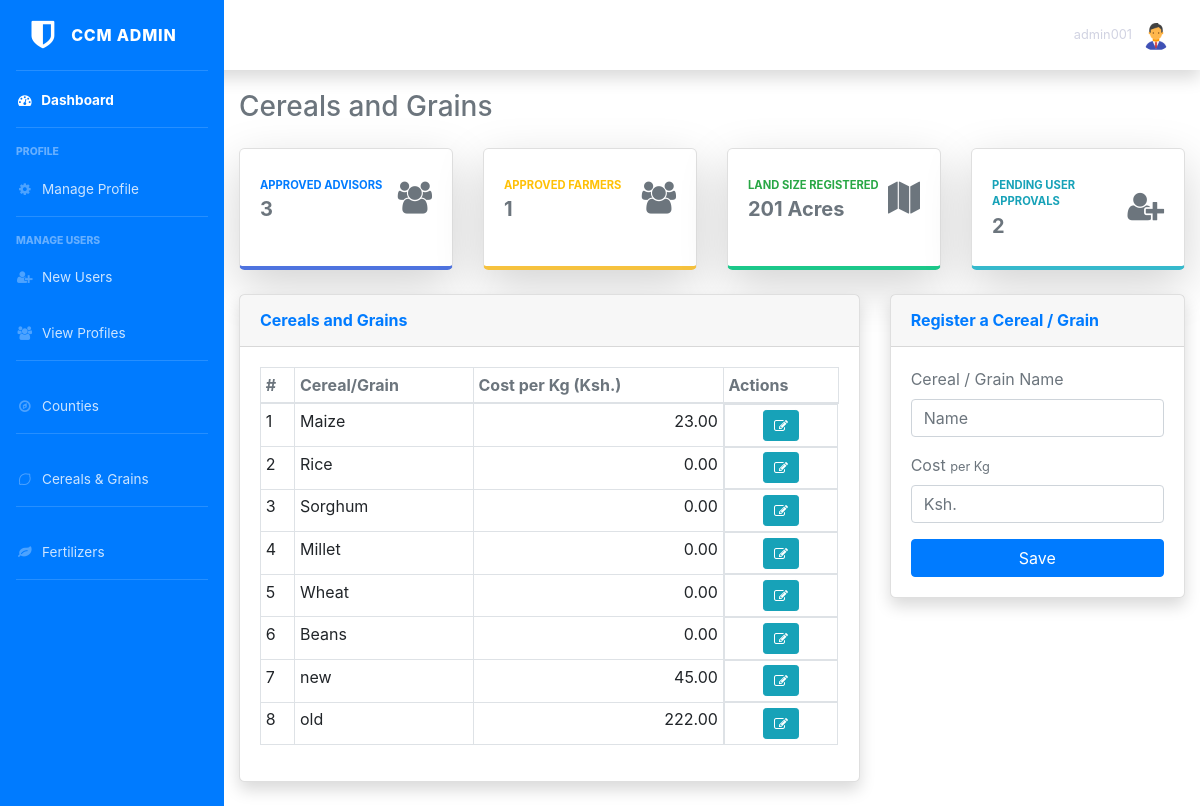
The app's page /admin/cereal_grain.php (signed in) with its own data.
### tables this page shows
CREATE TABLE `ccm_cereals` (
  `id` int NOT NULL AUTO_INCREMENT,
  `grain` varchar(255) NOT NULL,
  `cost` double NOT NULL DEFAULT '0',
  PRIMARY KEY (`id`)
);

### admin/cereal_grain.php (the view, shortened to what this page needs)
<?php
require_once '../includes/config.php';
$cereal_err = "";
?>
<!DOCTYPE html>
<html lang="en">
  <head>
    <?php include '../head.php'; ?>
    <link rel="stylesheet" href="../css/dashboard.css">
  </head>
  <body>
    <div class="d-flex">
      <?php include 'menu.php'; ?>
      <div class="container-fluid pt-9">
        <div class="d-sm-flex align-items-center justify-content-between mb-4">
          <h1 class="h3 mb-0 text-secondary">Cereals and Grains</h1>
        </div>
        <?php include 'summary.php'; ?>
        <div class="row">
          <div class="col-xl-8 col-lg-7">
            <div class="card shadow mb-4">
              <div class="card-header py-3 d-flex flex-row align-items-center justify-content-between">
                <h6 class="m-0 font-weight-bold text-primary">Cereals and Grains</h6>
              </div>
              <div class="card-body">
                <?php
              $sql = "SELECT id, grain, cost FROM ccm_cereals";
              if ($result = $conn->query($sql)) {
                echo "<div class='table-responsive'>";
                echo "<table class='table table-bordered table-sm'>";
                echo "<thead class='text-secondary'>";
                echo "<tr>";
                echo "<th scope='col'>#</th>";
                echo "<th scope='col'>Cereal/Grain</th>";
                echo "<th scope='col'>Cost per Kg (Ksh.)</th>";
                echo "<th scope='col'>Actions</th>";
                echo "</tr>";
                echo "</thead>";
                echo "<tbody>";
                $n = 1;
                while ($row = $result->fetch_array()) {
                  echo "<tr>";
                  echo "<td>" . $n . "</td>";
                  echo "<td>" . $row['grain'] . "</td>";
                  echo "<td align='right'>" . number_format($row['cost'], 2) . "</td>";
                  echo "<td class='d-flex justify-content-center'>
                  <a href='edit_grain.php?admin=" . $_GET['admin'] . "&grain=" . $row['id'] . "' class='btn btn-info btn-sm'><i class='fa fa-fw fa-edit'></i></a></td>";
                  echo "</tr>";
                  $n++;
                }
                echo "</tbody></table>";
                echo "</div>";
              }
              ?>
              </div>
            </div>
          </div>
          <div class="col-xl-4 col-lg-5">
            <div class="card shadow mb-4">
              <div class="card-header py-3 d-flex flex-row align-items-center justify-content-between">
                <h6 class="m-0 font-weight-bold text-primary">Register a Cereal / Grain</h6>
              </div>
              <div class="card-body">
                <form action="<?php echo htmlspecialchars($_SERVER["PHP_SELF"]) . "?admin=" . $_GET["admin"]; ?>"
                      method="POST" class="needs-validation" novalidate>
                  <div class="form-group <?php echo (!empty($cereal_err)) ? 'has-error' : ''; ?>">
                    <label for="cereal" class="text-secondary">Cereal / Grain Name</label>
                    <input type="text" class="form-control" id="cereal" placeholder="Name" name="cereal" required>
                  </div>
                  <div class="form-group">
                    <label for="cost" class="text-secondary">Cost <small class="text-secondary">per Kg</small></label>
                    <input type="number" class="form-control" id="cost" placeholder="Ksh." name="cost" min="1" required>
                  </div>
                  <button class="btn btn-primary text-capitalize btn-block">Save</button>
                </form>
              </div>
            </div>
          </div>
        </div>
      </div>
  </body>
</html>

### head.php (shortened to what this page needs)
<link rel="stylesheet" href="../assets/bootstrap-4.4.1-dist/css/bootstrap.css">
<link rel="stylesheet" href="../assets/font-awesome-4.7.0/css/font-awesome.css">
<link rel="stylesheet" href="../css/style.css">

### admin/menu.php (shortened to what this page needs)
<nav class="navbar navbar-expand navbar-light bg-white topbar fixed-top mb-4 shadow">
  <ul class="navbar-nav ml-auto">
    <li class="nav-item dropdown no-arrow">
      <a class="nav-link dropdown-toggle" href="#" id="userDropdown" role="button" data-toggle="dropdown"
         aria-haspopup="true" aria-expanded="false">
        <span class="mr-2 d-none d-lg-inline text-gray-600 small"><?php echo $_SESSION['admin_uname']; ?></span>
        <img class="img-profile rounded-circle" src="../profileImages/profileDefault.png">
      </a>
    </li>
  </ul>
</nav>
<ul class="navbar-nav bg-primary sidebar sidebar-dark accordion" id="accordionSidebar">
  <a class="sidebar-brand d-flex align-items-center justify-content-center"
     href="<?php echo 'dashboard.php?admin=' . $_SESSION['admin_id']; ?>">
    <div class="sidebar-brand-icon">
      <i class="fa fa-shield"></i>
    </div>
    <div class="sidebar-brand-text text-uppercase mx-3">CCM Admin</div>
  </a>
  <hr class="sidebar-divider my-0">
  <li class="nav-item active">
    <a class="nav-link" href="<?php echo 'dashboard.php?admin=' . $_SESSION['admin_id']; ?>">
      <i class="fa fa-fw fa-dashboard"></i>
      <span>Dashboard</span></a>
  </li>
  <hr class="sidebar-divider">
  <div class="sidebar-heading text-uppercase">
    Profile
  </div>
  <li class="nav-item">
    <a class="nav-link collapsed" href="#" data-toggle="collapse" data-target="#collapseTwo" aria-expanded="true"
       aria-controls="collapseTwo">
      <i class="fa fa-fw fa-cog"></i>
      <span>Manage Profile</span>
    </a>
  </li>
  <hr class=" sidebar-divider">
  <div class="sidebar-heading text-uppercase">
    Manage Users
  </div>
  <li class="nav-item">
    <a class="nav-link collapsed" href="#" data-toggle="collapse" data-target="#collapseUsers" aria-expanded="true"
       aria-controls="collapsePages">
      <i class="fa fa-user-plus fa-fw"></i>
      <span>New Users</span>
    </a>
  </li>
  <li class="nav-item">
    <a class="nav-link collapsed" href="#" data-toggle="collapse" data-target="#collapseProfiles"
       aria-expanded="true" aria-controls="collapseProfiles">
      <i class="fa fa fa-users fa-fw"></i>
      <span>View Profiles</span>
    </a>
  </li>
  <hr class=" sidebar-divider">
  <li class="nav-item">
    <a class="nav-link" href="<?php echo 'county.php?admin=' . $_SESSION['admin_id']; ?>">
      <i class="fa fa-fw fa-compass"></i>
      <span>Counties</span></a>
  </li>
  <hr class=" sidebar-divider">
  <li class="nav-item">
    <a class="nav-link" href="<?php echo 'cereal_grain.php?admin=' . $_SESSION['admin_id']; ?>">
      <i class="fa fa-fw fa-lemon-o"></i>
      <span>Cereals & Grains</span></a>
  </li>
  <hr class="sidebar-divider">
  <li class="nav-item">
    <a class="nav-link" href="<?php echo 'fertilizer.php?admin=' . $_SESSION['admin_id']; ?>">
      <i class="fa fa fa-leaf fa-fw"></i>
      <span>Fertilizers</span></a>
  </li>
  <hr class="sidebar-divider d-none d-md-block">
</ul>

### admin/summary.php (shortened to what this page needs)
<div class="row">
  <div class="col-xl-3 col-md-6 mb-4">
    <div class="card border-bottom-primary shadow-lg h-100 py-2">
      <div class="card-body">
        <div class="row no-gutters align-items-center">
          <div class="col mr-2">
            <div class="text-xs font-weight-bold text-primary text-uppercase mb-1">Approved Advisors</div>
            <div class="h5 mb-0 font-weight-bold text-secondary">
              <?php
              $sql = "SELECT COUNT(id) FROM ccm_advisors WHERE approved = ?";
              if ($stmt = $conn->prepare($sql)) {
                $stmt->bind_param("i", $param_approved);
                $param_approved = 1;
                if ($stmt->execute()) {
                  $result = $stmt->get_result();
                  $count = $result->fetch_row()[0];
                  echo $count;
                }
              }
              ?>
            </div>
          </div>
          <div class="col-auto">
            <i class="fa fa-users fa-2x text-muted"></i>
          </div>
        </div>
      </div>
    </div>
  </div>
  <div class="col-xl-3 col-md-6 mb-4">
    <div class="card border-bottom-warning shadow-lg h-100 py-2">
      <div class="card-body">
        <div class="row no-gutters align-items-center">
          <div class="col mr-2">
            <div class="text-xs font-weight-bold text-warning text-uppercase mb-1">Approved Farmers</div>
            <div class="h5 mb-0 font-weight-bold text-secondary">
              <?php
              $sql = "SELECT COUNT(id) FROM ccm_farmers WHERE approved = ?";
              if ($stmt = $conn->prepare($sql)) {
                $stmt->bind_param("i", $param_approved);
                $param_approved = 1;
                if ($stmt->execute()) {
                  $result = $stmt->get_result();
                  $count = $result->fetch_row()[0];
                  echo $count;
                }
              }
              ?>
            </div>
          </div>
          <div class="col-auto">
            <i class="fa fa-users fa-2x text-muted"></i>
          </div>
        </div>
      </div>
    </div>
  </div>
  <div class="col-xl-3 col-md-6 mb-4">
    <div class="card border-bottom-success shadow-lg h-100 py-2">
      <div class="card-body">
        <div class="row no-gutters align-items-center">
          <div class="col mr-2">
            <div class="text-xs font-weight-bold text-success text-uppercase mb-1">Land size registered</div>
            <div class="h5 mb-0 font-weight-bold text-secondary">
              <?php
              $sql = "SELECT SUM(land_size) AS total_land FROM ccm_land";
              if ($result = $conn->query($sql)) {
                if ($result->num_rows > 0) {
                  $landsize = $result->fetch_row()[0];
                  echo round($landsize, 2) . " Acres";
                } else {
                  echo 0;
                }
              } else {
                echo "Could not able to process request.";
              }
              ?>
            </div>
          </div>
          <div class="col-auto">
            <i class="fa fa-map fa-2x text-secondary"></i>
          </div>
        </div>
      </div>
    </div>
  </div>
  <div class="col-xl-3 col-md-6 mb-4">
    <div class="card border-bottom-info shadow-lg h-100 py-2">
      <div class="card-body">
        <div class="row no-gutters align-items-center">
          <div class="col mr-2">
            <div class="text-xs font-weight-bold text-info text-uppercase mb-1">Pending User approvals</div>
            <div class="h5 mb-0 font-weight-bold text-secondary">
              <?php
              $sql = "SELECT COUNT(id) FROM ccm_advisors WHERE approved = ?";
              $sql2 = "SELECT COUNT(id) FROM ccm_farmers WHERE approved = ?";
              $sql3 = "SELECT COUNT(id) FROM ccm_staff WHERE approved = ?";
              $users = 0;
              if ($stmt = $conn->prepare($sql)) {
                $stmt->bind_param("i", $param_approved);
                $param_approved = 0;
                if ($stmt->execute()) {
                  $result = $stmt->get_result();
                  $users += $result->fetch_row()[0];
                }
              }
              if ($stmt2 = $conn->prepare($sql2)) {
                $stmt2->bind_param("i", $param_approved);
                $param_approved = 0;
                if ($stmt2->execute()) {
                  $result = $stmt2->get_result();
                  $users += $result->fetch_row()[0];
                }
              }
              if ($stmt3 = $conn->prepare($sql3)) {
                $stmt3->bind_param("i", $param_approved);
                if ($stmt3->execute()) {
                  $result = $stmt3->get_result();
                  $users += $result->fetch_row()[0];
                }
              }
              echo $users;
              ?>
            </div>
          </div>
          <div class="col-auto">
            <i class="fa fa-user-plus fa-2x text-secondary"></i>
          </div>
        </div>
      </div>
    </div>
  </div>
</div>

### css/dashboard.css (style rules this page uses)
.text-xs { font-size: .7rem; }
.sidebar .nav-item.dropdown .dropdown-toggle::after, .topbar .nav-item.dropdown .dropdown-toggle::after { width: 1rem; text-align: center; float: right; vertical-align: 0; border: 0; font-weight: 900; content: '\f105'; font-family: 'Font Awesome 5 Free'; }
.sidebar .nav-item .nav-link, .topbar .nav-item .nav-link { position: relative; }
.sidebar .nav-item .nav-link .img-profile, .topbar .nav-item .nav-link .img-profile { height: 2rem; width: 2rem; }
.topbar { height: 4.375rem; }
.topbar .nav-item .nav-link { height: 4.375rem; display: flex; align-items: center; padding: 0 0.75rem; }
.topbar .dropdown { position: static; }
@media (min-width: 576px) { .topbar .dropdown { position: relative; } }
.topbar.navbar-light .navbar-nav .nav-item .nav-link { color: #d1d3e2; }
.sidebar { width: 6.5rem; min-height: 100vh; z-index: 2000; }
.sidebar .nav-item { position: relative; }
.sidebar .nav-item .nav-link { text-align: center; padding: 0.75rem 1rem; width: 6.5rem; }
.sidebar .nav-item .nav-link span { font-size: 0.65rem; display: block; }
.sidebar .nav-item.active .nav-link { font-weight: 700; }
.sidebar .sidebar-brand { height: 4.375rem; text-decoration: none; font-size: 1rem; font-weight: 800; padding: 1.5rem 1rem; text-align: center; text-transform: uppercase; letter-spacing: 0.05rem; z-index: 1; }
.sidebar .sidebar-brand .sidebar-brand-icon i { font-size: 2rem; }
.sidebar .sidebar-brand .sidebar-brand-text { display: none; }
.sidebar hr.sidebar-divider { margin: 0 1rem 1rem; }
.sidebar .sidebar-heading { text-align: center; padding: 0 1rem; font-weight: 800; font-size: 0.65rem; }
@media (min-width: 768px) { .sidebar { width: 14rem !important; } }
@media (min-width: 768px) { .sidebar .nav-item .nav-link { display: block; width: 100%; text-align: left; padding: 1rem; width: 14rem; } }
@media (min-width: 768px) { .sidebar .nav-item .nav-link i { font-size: 0.85rem; margin-right: 0.25rem; } }
@media (min-width: 768px) { .sidebar .nav-item .nav-link span { font-size: 0.85rem; display: inline; } }
@media (min-width: 768px) { .sidebar .nav-item .nav-link[data-toggle='collapse']::after { width: 1rem; text-align: center; float: right; vertical-align: 0; border: 0; font-weight: 900; content: '\f107'; font-family: 'Font Awesome 5 Free'; } }
@media (min-width: 768px) { .sidebar .nav-item .nav-link[data-toggle='collapse'].collapsed::after { content: '\f105'; } }
@media (min-width: 768px) { .sidebar .sidebar-brand .sidebar-brand-icon i { font-size: 2rem; } }
@media (min-width: 768px) { .sidebar .sidebar-brand .sidebar-brand-text { display: inline; } }
@media (min-width: 768px) { .sidebar .sidebar-heading { text-align: left; } }
.sidebar-dark .sidebar-brand { color: #fff; }
.sidebar-dark hr.sidebar-divider { border-top: 1px solid rgba(255, 255, 255, 0.15); }
.sidebar-dark .sidebar-heading { color: rgba(255, 255, 255, 0.4); }
.sidebar-dark .nav-item .nav-link { color: rgba(255, 255, 255, 0.8); }
.sidebar-dark .nav-item .nav-link i { color: rgba(255, 255, 255, 0.3); }
.sidebar-dark .nav-item .nav-link[data-toggle='collapse']::after { color: rgba(255, 255, 255, 0.5); }
.sidebar-dark .nav-item.active .nav-link { color: #fff; }
.sidebar-dark .nav-item.active .nav-link i { color: #fff; }
.pt-9 { padding-top: 90px; }
.dropdown.no-arrow .dropdown-toggle::after { display: none; }
.border-bottom-primary { border-bottom: 0.25rem solid #4e73df; }
.border-bottom-info { border-bottom: 0.25rem solid #36b9cc; }
.border-bottom-success { border-bottom: 0.25rem solid #1cc88a; }
.border-bottom-warning { border-bottom: 0.25rem solid #f6c23e; }
.card { border-radius: .35rem; }

### records on screen
ccm_cereals: grain "Maize", cost "23.00"
ccm_cereals: grain "Rice", cost "0.00"
ccm_cereals: grain "Sorghum", cost "0.00"
ccm_cereals: grain "Millet", cost "0.00"
ccm_cereals: grain "Wheat", cost "0.00"
ccm_cereals: grain "Beans", cost "0.00"
ccm_cereals: grain "new", cost "45.00"
ccm_cereals: grain "old", cost "222.00"

### other values on screen
$_SESSION['admin_uname'] "admin001"
$count "3"
$count "1"
$landsize "201"
$users "2"
